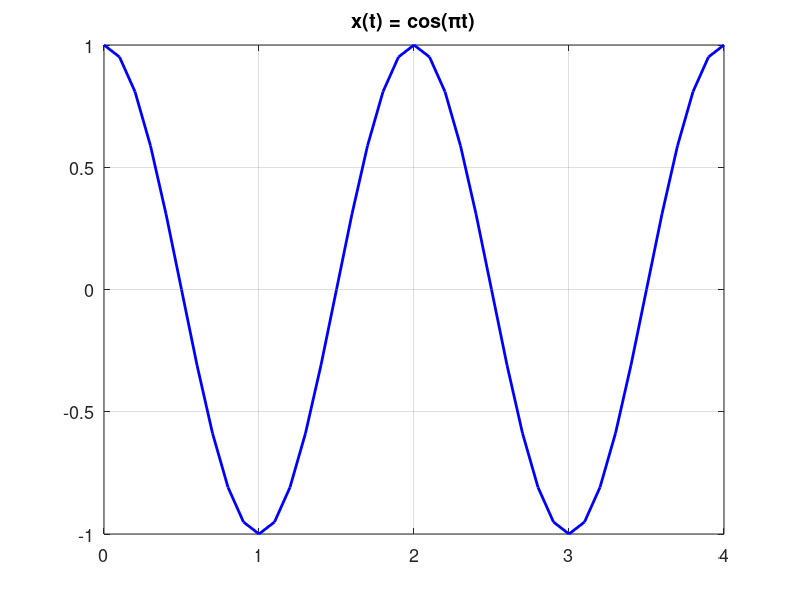
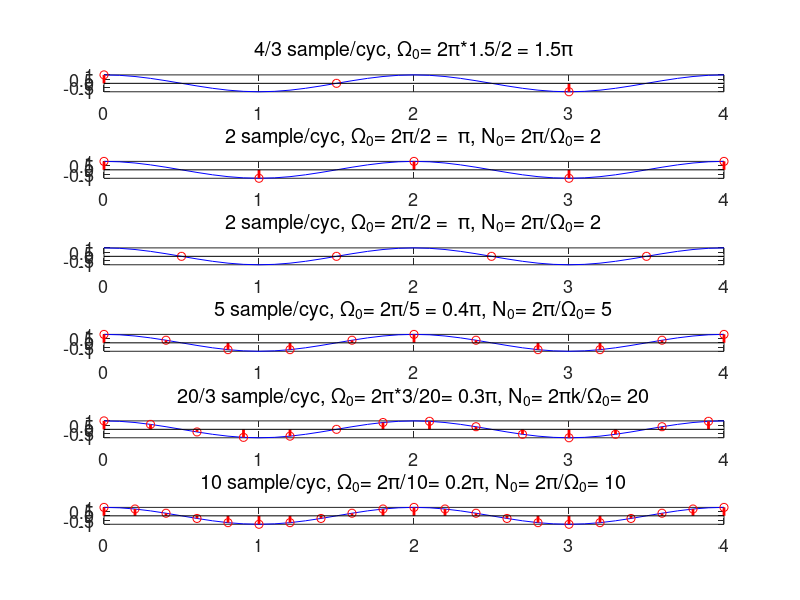
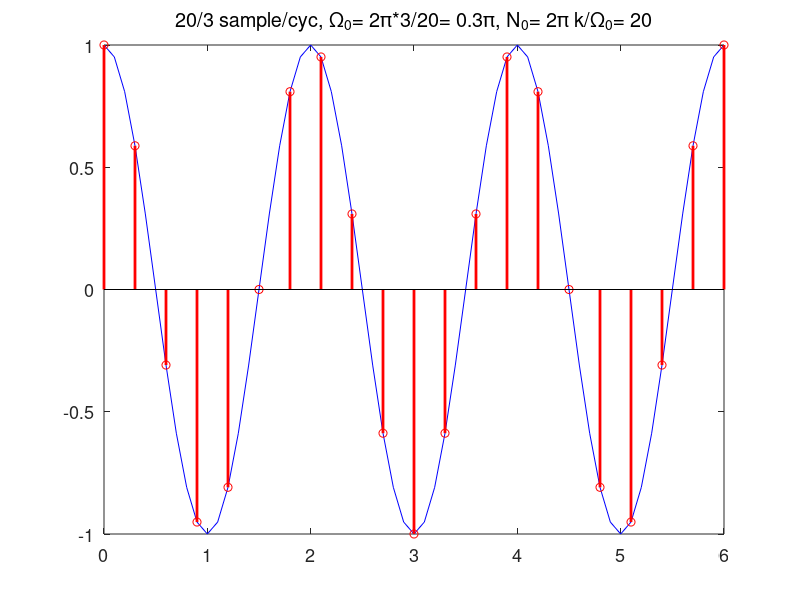
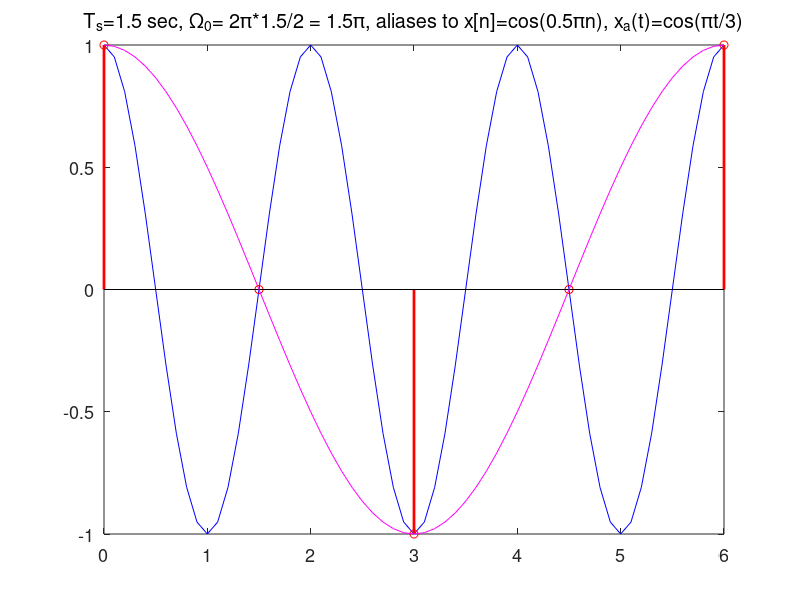

Reproduce these figures in MATLAB, in order.
% file e7_2_Anim_PA_samplerate.m   
% plot various sample rates of cos(pi*t) vs. discrete frequency and period 
clear; close all; set(0,'defaultAxesFontSize',13);  
L = 4; incr = 0.1; % incr=0.1 means 10 points per sec.   L is # secs
n  = [0:incr:L]; x = cos(pi*n);       % "Continous time signal", period T = 2*pi/pi = 2, 10 sample/sec, 20 sample/cycle
n2 = [0:2*incr:L]; x2 = cos(pi*n2);   % sample rate T_s = 5 samples/sec = 10 samples/cyc, \Omega_0=2\pi/10= 0.2\pi 
n3 = [0:3*incr:L]; x3 = cos(pi*n3);   % sample rate T_s = 10/3,= 20/3 sample/cyc; W=0.3\pi
n4 = [0:4*incr:L]; x4 = cos(pi*n4);   % sample rate T_s = 2.5, 5 sample/cyc, W=2pi/5 = 0.4\pi 
n10= [0:10*incr:L]; x10= cos(pi*n10); % sample rate T_s = 1, 2 sample/cyc, W=2pi/2 = \pi
n10_= [0.5:10*incr:L]; x10_ = cos(pi*n10_); % sampled at aliasing locations, rate T_s = 1, 2 sample/cyc, W=2pi/2 = \pi
n15 = [0:15*incr:L]; x15 = cos(pi*n15); % (under)sample rate T_s = 1.5 s, 1.33 sample/cyc, W=2pi*1.5/2 = 1.5 \pi

n3_3 = [0:3*incr:1.5*L]; x3_3 = cos(pi*n3_3);  % 3 cycles of 0.3\pi sample rate T_s = 10/3 sample/s = 20/3 sample/cyc; W=0.3\pi
n_3 = [0:incr:1.5*L]; x_3 = cos(pi*n_3); x_32 = cos(pi*n_3/3);
n15_3 = [0:15*incr:1.5*L]; x15_3 = cos(pi*n15_3);  % 3 cycles of 1.33\pi sample rate 
n7 = [0:7*incr:4*L]; x7 = cos(pi*n7);   % sample rate T_s = 0.7, W= 0.7\pi 
n_8 = [0:incr:4*L]; x_8 = cos(pi*n_8);

figure('position',[600,750,600,240]), plot(n,x,'b','LineWidth',2),grid on, title('x(t) = cos(\pit)');
   
figure('position',[100,50,450,1000]),
 subplot(6,1,6), plot(n,x,'b'), hold on, stem(n2,x2,'r','LineWidth',2), hold off,
   title('10 sample/cyc, \Omega_0= 2\pi/10= 0.2\pi, N_0= 2\pi/\Omega_0= 10','FontWeight','normal'),
 subplot(6,1,5), plot(n,x,'b'), hold on, stem(n3,x3,'r','LineWidth',2), hold off,
   title('20/3 sample/cyc, \Omega_0= 2\pi*3/20= 0.3\pi, N_0= 2\pik/\Omega_0= 20','FontWeight','normal'),
 subplot(6,1,4), plot(n,x,'b'), hold on, stem(n4,x4,'r','LineWidth',2), hold off,
   title('5 sample/cyc, \Omega_0= 2\pi/5 = 0.4\pi, N_0= 2\pi/\Omega_0= 5','FontWeight','normal'),
 subplot(6,1,3), plot(n,x,'b'), hold on, stem(n10_,x10_,'r','LineWidth',2), hold off,
   title('2 sample/cyc, \Omega_0= 2\pi/2 =  \pi, N_0= 2\pi/\Omega_0= 2','FontWeight','normal'),
 subplot(6,1,2), plot(n,x,'b'), hold on, stem(n10,x10,'r','LineWidth',2), hold off,
   title('2 sample/cyc, \Omega_0= 2\pi/2 =  \pi, N_0= 2\pi/\Omega_0= 2','FontWeight','normal'),
 subplot(6,1,1), plot(n,x,'b'), hold on, stem(n15,x15,'r','LineWidth',2), hold off,
   title('4/3 sample/cyc, \Omega_0= 2\pi*1.5/2 = 1.5\pi','FontWeight','normal');
   
 figure('position',[600,250,680,140]), 
   plot(n_3,x_3,'b'), hold on, stem(n3_3,x3_3,'r','LineWidth',2), hold off,
   title('20/3 sample/cyc, \Omega_0= 2\pi*3/20= 0.3\pi, N_0= 2\pi k/\Omega_0= 20','FontWeight','normal') 
   
 figure('position',[600,550,680,140]), %plot aliased signal and equivalent cosine
   plot(n_3,x_3,'b'), hold on, stem(n15_3,x15_3,'r','LineWidth',2),
   plot(n_3,x_32,'m'), hold off,
   title('T_s=1.5 sec, \Omega_0= 2\pi*1.5/2 = 1.5\pi, aliases to x[n]=cos(0.5\pin), x_a(t)=cos(\pit/3)','FontWeight','normal')   
   
 figure('position',[600,750,680,140]), 
   plot(n_8,x_8,'b'), hold on, stem(n7,x7,'r','LineWidth',2), hold off,
   title('0.7 sample time, \Omega_0=  0.7\pi, N_0= 2\pi k/\Omega_0= 20','FontWeight','normal') 
   
